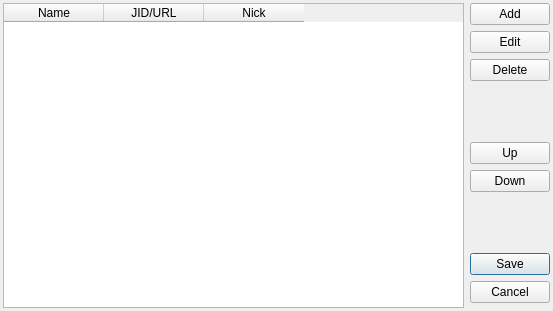
<?xml version="1.0" encoding="UTF-8"?>
<ui version="4.0">
 <class>EditBookmarksDialogClass</class>
 <widget class="QDialog" name="EditBookmarksDialogClass">
  <property name="geometry">
   <rect>
    <x>0</x>
    <y>0</y>
    <width>553</width>
    <height>311</height>
   </rect>
  </property>
  <property name="windowTitle">
   <string>Edit bookmarks</string>
  </property>
  <layout class="QHBoxLayout">
   <property name="margin">
    <number>3</number>
   </property>
   <item>
    <widget class="QTableWidget" name="tbwBookmarks">
     <property name="editTriggers">
      <set>QAbstractItemView::NoEditTriggers</set>
     </property>
     <property name="alternatingRowColors">
      <bool>true</bool>
     </property>
     <property name="selectionMode">
      <enum>QAbstractItemView::SingleSelection</enum>
     </property>
     <property name="selectionBehavior">
      <enum>QAbstractItemView::SelectRows</enum>
     </property>
     <property name="sortingEnabled">
      <bool>true</bool>
     </property>
     <property name="cornerButtonEnabled">
      <bool>false</bool>
     </property>
     <attribute name="horizontalHeaderHighlightSections">
      <bool>false</bool>
     </attribute>
     <column>
      <property name="text">
       <string>Name</string>
      </property>
     </column>
     <column>
      <property name="text">
       <string>JID/URL</string>
      </property>
     </column>
     <column>
      <property name="text">
       <string>Nick</string>
      </property>
     </column>
    </widget>
   </item>
   <item>
    <layout class="QVBoxLayout">
     <item>
      <widget class="QPushButton" name="pbtAdd">
       <property name="text">
        <string>Add</string>
       </property>
      </widget>
     </item>
     <item>
      <widget class="QPushButton" name="pbtEdit">
       <property name="text">
        <string>Edit</string>
       </property>
      </widget>
     </item>
     <item>
      <widget class="QPushButton" name="pbtDelete">
       <property name="text">
        <string>Delete</string>
       </property>
      </widget>
     </item>
     <item>
      <spacer>
       <property name="orientation">
        <enum>Qt::Vertical</enum>
       </property>
       <property name="sizeHint" stdset="0">
        <size>
         <width>20</width>
         <height>16</height>
        </size>
       </property>
      </spacer>
     </item>
     <item>
      <widget class="QPushButton" name="pbtMoveUp">
       <property name="text">
        <string>Up</string>
       </property>
      </widget>
     </item>
     <item>
      <widget class="QPushButton" name="pbtMoveDown">
       <property name="text">
        <string>Down</string>
       </property>
      </widget>
     </item>
     <item>
      <spacer>
       <property name="orientation">
        <enum>Qt::Vertical</enum>
       </property>
       <property name="sizeHint" stdset="0">
        <size>
         <width>20</width>
         <height>16</height>
        </size>
       </property>
      </spacer>
     </item>
     <item>
      <widget class="QDialogButtonBox" name="bbxButtons">
       <property name="orientation">
        <enum>Qt::Vertical</enum>
       </property>
       <property name="standardButtons">
        <set>QDialogButtonBox::Cancel|QDialogButtonBox::Save</set>
       </property>
      </widget>
     </item>
    </layout>
   </item>
  </layout>
 </widget>
 <layoutdefault spacing="6" margin="11"/>
 <tabstops>
  <tabstop>tbwBookmarks</tabstop>
  <tabstop>pbtAdd</tabstop>
  <tabstop>pbtEdit</tabstop>
  <tabstop>pbtDelete</tabstop>
  <tabstop>pbtMoveUp</tabstop>
  <tabstop>pbtMoveDown</tabstop>
  <tabstop>bbxButtons</tabstop>
 </tabstops>
 <resources/>
 <connections>
  <connection>
   <sender>bbxButtons</sender>
   <signal>rejected()</signal>
   <receiver>EditBookmarksDialogClass</receiver>
   <slot>reject()</slot>
   <hints>
    <hint type="sourcelabel">
     <x>487</x>
     <y>296</y>
    </hint>
    <hint type="destinationlabel">
     <x>469</x>
     <y>296</y>
    </hint>
   </hints>
  </connection>
 </connections>
</ui>
